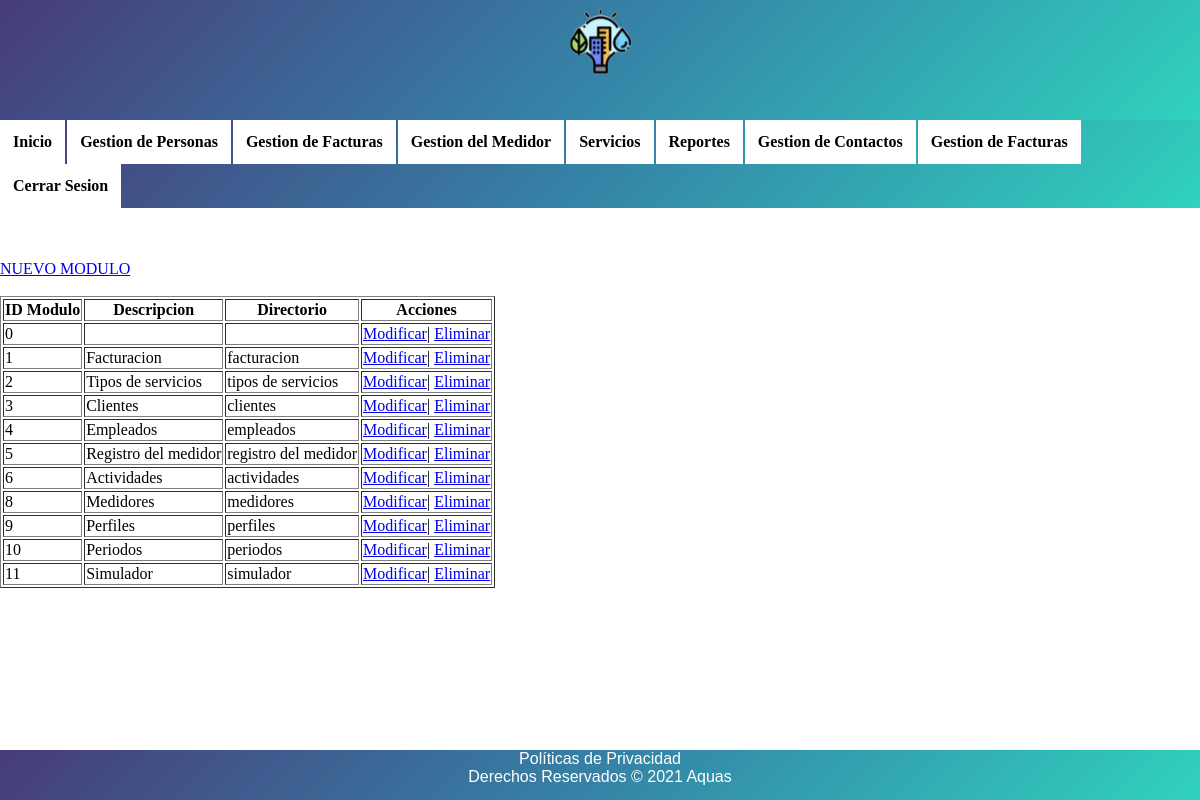
Page /modulos/modulos/listado.php (signed in) on the committed database.
### tables this page shows
CREATE TABLE modulo(
    id_modulo      INT             AUTO_INCREMENT,
    descripcion    VARCHAR(100),
    directorio     VARCHAR(30),
    PRIMARY KEY (id_modulo)
);

### class/Modulo.php (called while the page is built, shortened)
<?php
require_once "MySQL.php";
class Modulo {
	private $_idModulo;
	private $_descripcion;
	private $_directorio;
	public function getIdModulo(){
		return $this->_idModulo;
	}
    public function getDescripcion(){
        return $this->_descripcion;
    }
    public function getDirectorio(){
        return $this->_directorio;
    }
	public static function obtenerTodos() {
    	$sql = "SELECT * FROM modulo ";
    	$database = new MySQL();
    	$datos = $database->consultar($sql);
    	$listadoModulos = [];
    	while ($registro = $datos->fetch_assoc()) {
	    	$modulo = new Modulo();
			$modulo->_idModulo = $registro["id_modulo"];
			$modulo->_descripcion = $registro["descripcion"];
			$modulo->_directorio = $registro["directorio"];
    		$listadoModulos[] = $modulo;
    	}
    	return $listadoModulos;
	}
}
?>

### class/MySQL.php (called while the page is built, shortened)
<?php
class MySQL {
	private $_conexion;
	public function __construct() {
		$this->_conexion = new mysqli("localhost", "root", "", "gestion_usuarios");
	}
	public function consultar($sql) {
		$datos = $this->_conexion->query($sql);
		return $datos;
	}
}
?>

### modulos/modulos/listado.php (the view, shortened to what this page needs)
<?php
require_once "../../class/Modulo.php";
$lista = Modulo::obtenerTodos();
?>
<!DOCTYPE html>
<html>
<head>
</head>
<body>
<?php require_once "../../menu.php"; ?>
<br>
<br>
<a href="nuevo.php">NUEVO MODULO</a>
<br><br>
<table border="1">
	<tr>
		<th>ID Modulo</th>
		<th>Descripcion</th>
		<th>Directorio</th>
		<th>Acciones</th>
	</tr>
	<?php foreach  ($lista as $modulo): ?>
		<tr>
			<td><?php echo $modulo->getIdModulo(); ?></td>
			<td><?php echo $modulo->getDescripcion(); ?></td>
			<td><?php echo $modulo->getDirectorio(); ?></td>
			<td>
				<a href="modificar.php?id_modulo=<?php echo $modulo->getIdModulo(); ?>"> Modificar</a>|
				<a href="eliminar.php?id_modulo=<?php echo $modulo->getIdModulo(); ?>"> Eliminar </a>
			</td>
		</tr>
	<?php endforeach ?>
</table>
</body>
</html>

### menu.php (style rules this page uses)
html { min-height: 100%; position: relative; }
body { margin: 0; margin-bottom: 10px; }

### rows in the picture
modulo: id_modulo "0"
modulo: id_modulo "1", descripcion "Facturacion", directorio "facturacion"
modulo: id_modulo "2", descripcion "Tipos de servicios", directorio "tipos de servicios"
modulo: id_modulo "3", descripcion "Clientes", directorio "clientes"
modulo: id_modulo "4", descripcion "Empleados", directorio "empleados"
modulo: id_modulo "5", descripcion "Registro del medidor", directorio "registro del medidor"
modulo: id_modulo "6", descripcion "Actividades", directorio "actividades"
modulo: id_modulo "8", descripcion "Medidores", directorio "medidores"
modulo: id_modulo "9", descripcion "Perfiles", directorio "perfiles"
modulo: id_modulo "10", descripcion "Periodos", directorio "periodos"
modulo: id_modulo "11", descripcion "Simulador", directorio "simulador"
